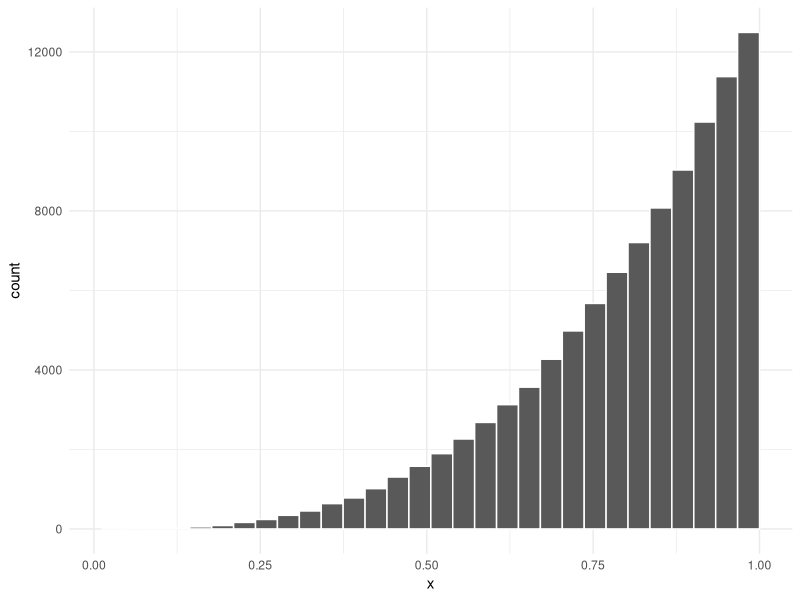

This chart was generated by the following R code:
## ---- chunk 1
knitr::opts_chunk$set(echo = TRUE)
## ---- chunk 2
library(tidyverse)
## ---- chunk 3
#| message: false
#simulate 100,000 y values from the uniform distribution
y <- runif(100000)

#use the inverse cdf to compute x
x <- y^{1/4}

#plot a histogram of the random variable x
ggplot() +
   geom_histogram(aes(x = x), 
                  color = "white", boundary = 1) +
   theme_minimal()
## ---- chunk 4
mean(x)
var(x)
## ---- chunk 5
#simulate y from the uniform distribution

#compute x using the inverse

#plot histogram of x

## ---- chunk 6
#simulate 100,000 x-values


#simulate 100,000 y-values


#create v


#create w




#compute covariance 

## ---- chunk 7
#mean of x

#variance of x

#mean of y

#variance of y

## ---- chunk 8
#simulate y


#simulate x


#plot histogram


#compute mean of x


#compute variance of x



